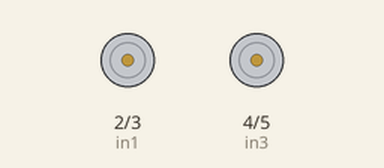
Simulated run of this sketch. Board: Arduino Uno, built with avr-gcc and run on an emulated ATmega328P. On the bench: motor-driver pin pairs drawn as motors (green arrow = first pin HIGH = forward, orange = second pin HIGH = backward, longer = more drive, scaled by the enable pin).

Above: at 1.2 s.
At 5.1 s:
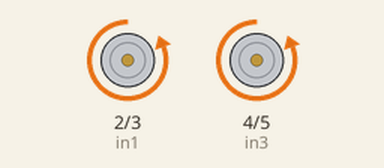
Timing chart, 0 to 14.6 s (numbered marks = the images above):
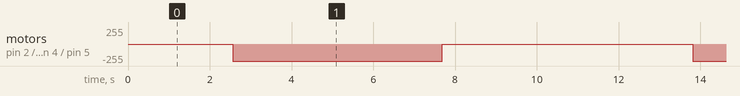

Measured:
- by itself, motor on pin 2 (in1) / pin 3 (in2), motor on pin 4 (in3) / pin 5 (in4): alternates backward 255/255 for 5.1 s and stopped for 6.1 s

The sketch:

Locomotion.ino
```cpp
// Motor A connections
int enA = 12; // good
int in1 = 2;  // good
int in2 = 3;  // good
// Motor B connections
int enB = 13; // good
int in3 = 4;  // good
int in4 = 5;  // good

void setup() {
	// Set all the motor control pins to outputs
	pinMode(enA, OUTPUT);
	pinMode(enB, OUTPUT);
	pinMode(in1, OUTPUT);
	pinMode(in2, OUTPUT);
	pinMode(in3, OUTPUT);
	pinMode(in4, OUTPUT);

	// Turn off motors - Initial state
	digitalWrite(in1, LOW);
	digitalWrite(in2, LOW);
	digitalWrite(in3, LOW);
	digitalWrite(in4, LOW);


}

void loop() {
	speedControl();
	delay(1000);
	speedControl();
	delay(1000);
}

// This function lets you control spinning direction of motors
void directionControl() {
	// Set motors to maximum speed
	// For PWM maximum possible values are 0 to 255
	analogWrite(enA, 255);
	analogWrite(enB, 255);

	// Turn on motor A & B
	digitalWrite(in1, HIGH);
	digitalWrite(in2, LOW);
	digitalWrite(in3, HIGH);
	digitalWrite(in4, LOW);
	delay(2000);

	// Now change motor directions
	digitalWrite(in1, LOW);
	digitalWrite(in2, HIGH);
	digitalWrite(in3, LOW);
	digitalWrite(in4, HIGH);
	delay(2000);

	// Turn off motors
	digitalWrite(in1, LOW);
	digitalWrite(in2, LOW);
	digitalWrite(in3, LOW);
	digitalWrite(in4, LOW);
}

// This function lets you control speed of the motors
void speedControl() {
	// Turn on motors
	digitalWrite(in1, LOW);
	digitalWrite(in2, HIGH);
	digitalWrite(in3, LOW);
	digitalWrite(in4, HIGH);

	// Accelerate from zero to maximum speed
	for (int i = 0; i < 256; i++) {
		analogWrite(enA, i);
		analogWrite(enB, i);
		delay(20);
	}

	// Decelerate from maximum speed to zero
	for (int i = 255; i >= 0; --i) {
		analogWrite(enA, i);
		analogWrite(enB, i);
		delay(20);
	}

	// Now turn off motors
	digitalWrite(in1, LOW);
	digitalWrite(in2, LOW);
	digitalWrite(in3, LOW);
	digitalWrite(in4, LOW);
}
```
